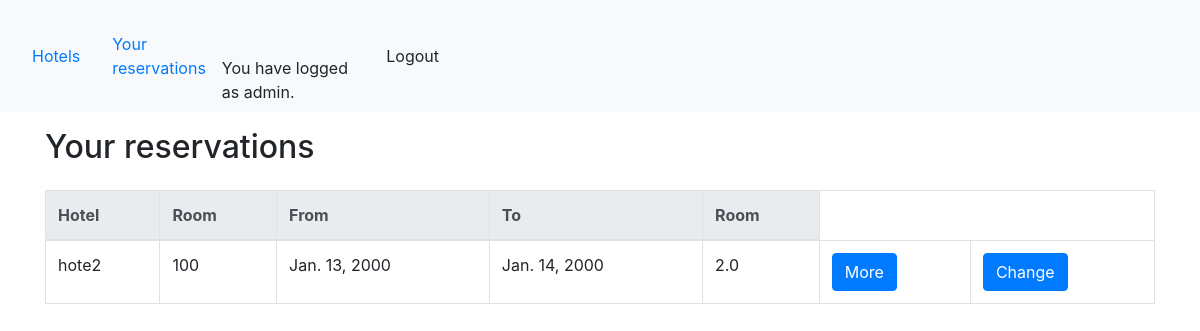
Screenshot of /main/reservations/ (signed in) with the database file from the repository.
### hotels/models.py (models this page shows, shortened)
class Passenger(AbstractUser):
    passport = models.CharField(max_length=100)

class Reservation(models.Model):
    passenger = models.ForeignKey(settings.AUTH_USER_MODEL, related_name='user_reservations', on_delete=models.CASCADE)
    room = models.ForeignKey('hotels.Room', related_name='reserved_by', on_delete=models.CASCADE)
    date_start = models.DateField()
    date_finish = models.DateField()

class Room(models.Model):
    hotel = models.OneToOneField('hotels.Hotel', related_name='rooms', on_delete=models.CASCADE)
    type = models.OneToOneField('hotels.TypeOfRoom', related_name='rooms_of_this_type', on_delete=models.CASCADE)
    number = models.CharField(max_length=10)

class Hotel(models.Model):
    name = models.CharField(max_length=50)
    owner = models.CharField(max_length=200)
    address = models.CharField(max_length=1000)

class TypeOfRoom(models.Model):
    name = models.CharField(max_length=20)
    capacity = models.IntegerField()
    conveniences = models.CharField(max_length=1000)
    cost = models.FloatField()

### hotels/views.py (the view)
# urls.py: path("reservations/", views.reservations_for_user, name="reservations_for_user"),
@login_required(login_url='/login/')
def reservations_for_user(request):
    reservations = Reservation.objects.filter(passenger=request.user)
    return render(request, "reservation_for_user.html", {"reservations": reservations})

### hotels/templates/reservation_for_user.html
{% extends 'base.html' %} {% block content %}
<h2 class="mb-4">Your reservations</h2>
<table class="table table-bordered">
    <thead class="thead-light">
    <tr>
        <th scope="col">Hotel</th>
        <th scope="col">Room</th>
        <th scope="col">From</th>
        <th scope="col">To</th>
        <th scope="col">Room</th>
    </tr>
    </thead>
    <tbody>
    {% for reservation in reservations %}
    <tr>
        <td>{{ reservation.room.hotel.name}}</td>
        <td>{{ reservation.room.number}}</td>
        <td>{{ reservation.date_start}}</td>
        <td>{{ reservation.date_finish}}</td>
        <td>{{ reservation.room.type.cost }}</td>
        <td><a href="{% url 'hotel_detail' reservation.room.hotel.id %}" class="btn btn-primary">More</a></td>
        <td><a href="{% url 'reservation_update' reservation.id %}" class="btn btn-primary">Change</a></td>
    </tr>
    {% endfor %}
    </tbody>
</table>
{% endblock %}

### hotels/templates/base.html (shortened to what this page needs)
<!DOCTYPE html>
<html lang="en">
<head>
    <link rel="stylesheet" href="https://stackpath.bootstrapcdn.com/bootstrap/4.3.1/css/bootstrap.min.css"
>
</head>
<body>
<nav class="navbar navbar-expand-lg navbar-light bg-light">
        <div class="collapse navbar-collapse" id="navbarText">
            <a class="nav-link active" aria-current="page" href="{% url 'hotel_list' %}">Hotels</a>
            {% if user.is_authenticated %}
            <a class="nav-link active" aria-current="page" href="{% url 'reservations_for_user' %}">
                Your reservations  </a>
            {% endif %}
            <br><br>
            {% if user.is_authenticated %}
            You have logged as {{ user.username }}.
            <a class="dropdown-item" href="{% url 'logout' %}">Logout</a></br>
            {% endif %}
        </div>
</nav>
<div class="container py-3">
    {% block content %} {% endblock %}
</div>
</body>
</html>

### rows the page displays
Passenger: username "admin"
Reservation: room.hotel.name "hote2", room.number "100", date_start "Jan. 13, 2000", date_finish "Jan. 14, 2000", room.type.cost "2.0"
